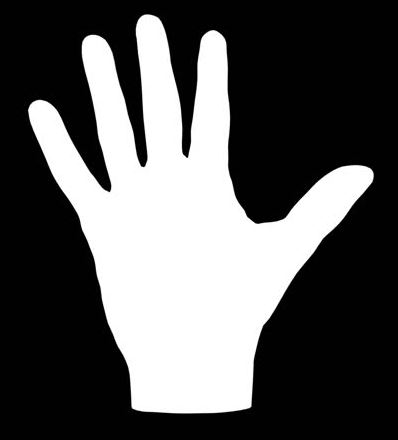
#> input picture hand.JPG, 398 x 440 px, given in place of the camera
$ python 'Código_Rodríguez_Tabares.py'
#> lines starting #> are read from the running program, lines starting #| are printed output that depends on the picture; after the words box and inside, x2 and y2 are one past the last pixel; in counts of white or black regions, pixels touching at a corner belong together
from math import atan2

import cv2 as cv
import numpy as np

LOW_RESOLUTION_WEBCAM = True


def main():
    """Main function of the program."""

    # Capture the video from the default camera
    default_camera = 0
    captured_video = cv.VideoCapture(default_camera)

    # Initialization of the background subtractor
    background_subtractor = cv.createBackgroundSubtractorMOG2(detectShadows=True)

    if not captured_video.isOpened():
        print("Error: Unable to open file")
        exit(0)

    # Top-left and bottom-right points of the region of interest rectangle:

    if LOW_RESOLUTION_WEBCAM:
        # Low resolution webcam
        region_of_interest_point1 = (330, 10)
        region_of_interest_point2 = (630, 310)
    else:
        # Medium resolution webcam
        region_of_interest_point1 = (800, 30)
        region_of_interest_point2 = (1250, 530)

    # Constant tuple with the two learning rates for the background subtractor
    learning_rates = (0.3, 0)

    # Initialization of the current learning rate
    current_learning_rate = learning_rates[0]

    # Boolean that stores if the user wants to count the raised fingers or not
    count_hand_fingers = True

    # Boolean that stores if the user wants to detect hand gestures or not
    detect_hand_gestures = True

    # Boolean that stores if the user wants to draw with the index finger or not
    index_finger_drawing = False

    # List that stores the trace of the current stroke of the drawing
    current_stroke = list()

    # List that stores the entire drawing
    current_drawing = list()

    # Boolean that stores if the user wants to see the help info or not
    show_help = True

    while True:
        # Read the data from the captured video
        success, captured_frame = captured_video.read()
#> captured_frame is the input picture: shape (440, 398, 3); min 0, max 255, mean 88.5
        if not success:
            print("Error: Unable to get data")
            exit(0)

        # Window showing the mirrored captured video and the region of interest marked
        #  with a blue rectangle
        captured_frame = cv.flip(captured_frame, 1)
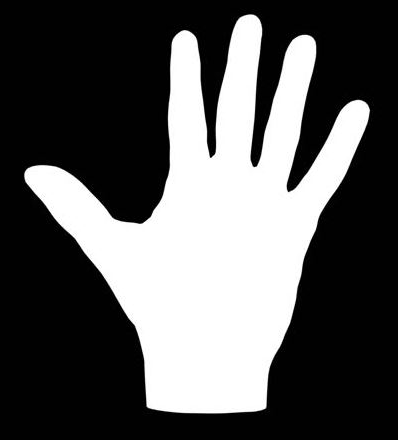
#> captured_frame: shape (440, 398, 3); min 0, max 255, mean 88.5
        cv.rectangle(
            captured_frame,
            region_of_interest_point1,
            region_of_interest_point2,
            color=(255, 0, 0),
        )
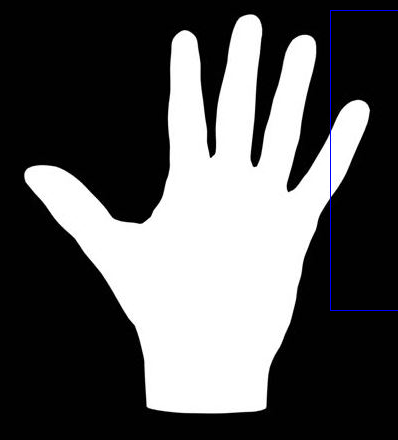
#> captured_frame: shape (440, 398, 3); 0.25% of pixels changed, all inside (x1, y1, x2, y2) = (330, 10, 398, 311)
        cv.imshow("WebCam", captured_frame)

        # Window showing the region of interest only
        region_of_interest = captured_frame[
            region_of_interest_point1[1] : region_of_interest_point2[1],
            region_of_interest_point1[0] : region_of_interest_point2[0],
            :,
        ].copy()
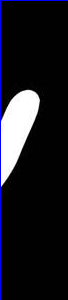
#> region_of_interest: shape (300, 68, 3); mean B, G, R 31.5, 27, 27
        # cv.imshow('Region of Interest', region_of_interest)

        # Window showing the background subtraction applied
        foreground_mask = background_subtractor.apply(
            region_of_interest,
            None,
            current_learning_rate,
        )
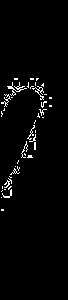
#> foreground_mask: shape (300, 68); values 127 (black) and 255 (white), 2.5% white in thin lines or dots, all inside (x1, y1, x2, y2) = (1, 78, 52, 211)
        # cv.imshow('Foreground Mask', foreground_mask)

        # Window showing the gray threshold applied
        success, black_and_white = cv.threshold(
            foreground_mask,
            200,
            255,
            cv.THRESH_BINARY,
        )
        cv.imshow("Black and White", black_and_white)

        # Window showing the hand contour
        contours = cv.findContours(
            black_and_white,
            cv.RETR_EXTERNAL,
            cv.CHAIN_APPROX_SIMPLE,
        )[0]
#> contours = 41 contours, 40 with area under 20; largest, box (x1, y1, x2, y2) and area: (7, 82, 27, 96) 30
        contour_window = region_of_interest.copy()

        if len(contours) > 0 and current_learning_rate != learning_rates[0]:
            hand_contour = get_largest_contour(contours)
            cv.drawContours(
                contour_window,
                hand_contour,
                contourIdx=-1,
                color=(0, 255, 0),
                thickness=3,
            )
        else:
            hand_contour = None

        cv.imshow("Contour", contour_window)

        # Window showing the hand's convex hull
        convex_hull_window = region_of_interest.copy()

        if hand_contour is not None:
            hand_convex_hull = cv.convexHull(hand_contour)
            cv.drawContours(
                convex_hull_window,
                [hand_convex_hull],
                contourIdx=0,
                color=(255, 0, 0),
                thickness=3,
            )
        else:
            hand_convex_hull = None

        cv.imshow("Convex Hull", convex_hull_window)

        # Window showing the fingers' convexity defects
        convexity_defects_window = region_of_interest.copy()

        if hand_contour is not None:
            hand_convex_hull = cv.convexHull(
                hand_contour,
                clockwise=False,
                returnPoints=False,
            )
            temp_python_list = list(hand_convex_hull)
            temp_python_list.sort(reverse=True, key=lambda element: element[0])
            hand_convex_hull = np.array(temp_python_list)
            hand_convexity_defects = cv.convexityDefects(hand_contour, hand_convex_hull)
            finger_convexity_defects = list()

            if hand_convexity_defects is not None:
                for current_convexity_defect in range(len(hand_convexity_defects)):
                    (
                        start_index,
                        end_index,
                        far_index,
                        distance_to_convex_hull,
                    ) = hand_convexity_defects[current_convexity_defect][0]

                    start_point = tuple(hand_contour[start_index][0])
                    end_point = tuple(hand_contour[end_index][0])
                    far_point = tuple(hand_contour[far_index][0])

                    depth = distance_to_convex_hull / 256.0

                    if depth > 80.0:
                        # angle_of_current_convexity_defect = angle(
                        #     start_point,
                        #     end_point,
                        #     far_point,
                        # )
                        cv.line(
                            convexity_defects_window,
                            start_point,
                            end_point,
                            color=(255, 0, 0),
                            thickness=2,
                        )
                        cv.circle(
                            convexity_defects_window,
                            far_point,
                            radius=5,
                            color=(0, 0, 255),
                            thickness=-1,
                        )
                        finger_convexity_defects.append(
                            (start_point, end_point, far_point)
                        )

        else:
            hand_convex_hull = None
            hand_convexity_defects = None

        cv.imshow("Convexity Defects", convexity_defects_window)

        # Window showing the hand's bounding rectangle
        bounding_rectangle_window = region_of_interest.copy()

        if hand_contour is not None:
            hand_bounding_rectangle = cv.boundingRect(hand_contour)

            bounding_rectangle_point1 = (
                hand_bounding_rectangle[0],
                hand_bounding_rectangle[1],
            )
            bounding_rectangle_point2 = (
                hand_bounding_rectangle[0] + hand_bounding_rectangle[2],
                hand_bounding_rectangle[1] + hand_bounding_rectangle[3],
            )

            cv.rectangle(
                bounding_rectangle_window,
                bounding_rectangle_point1,
                bounding_rectangle_point2,
                color=(0, 0, 255),
                thickness=3,
            )
        else:
            hand_bounding_rectangle = None
            bounding_rectangle_point1 = None
            bounding_rectangle_point2 = None

        cv.imshow("Bounding Rectangle", bounding_rectangle_window)

        # Window showing the user side functionalities
        main_window = region_of_interest.copy()

        if hand_contour is not None:
            number_of_fingers = count_fingers(
                finger_convexity_defects,
                hand_bounding_rectangle,
            )

            if count_hand_fingers:
                main_window = print_fingers(number_of_fingers, main_window)

            if detect_hand_gestures:
                hand_gesture = detect_hand_gesture(
                    number_of_fingers,
                    finger_convexity_defects,
                    hand_bounding_rectangle,
                )
                main_window = print_gestures(hand_gesture, main_window)

            if index_finger_drawing:
                current_stroke = finger_drawing(current_stroke, hand_contour)

            main_window = print_stroke(current_stroke, main_window)

            for stroke in current_drawing:
                main_window = print_stroke(stroke, main_window)

        if show_help:
            main_window = print_help(main_window)

        if current_learning_rate == learning_rates[0]:
            main_window = print_learning(main_window)

        cv.imshow("Main Window", main_window)

        keyboard = cv.waitKey(1)

        # Key used for swapping between the two learning rates
        if keyboard & 0xFF == ord("s"):
            current_learning_rate = swap_learning_rate(
                current_learning_rate,
                learning_rates,
            )

        # Key used for swapping between counting the raised fingers or not
        if keyboard & 0xFF == ord("f"):
            count_hand_fingers = not count_hand_fingers

        # Key used for swapping between detecting hand gestures or not
        if keyboard & 0xFF == ord("g"):
            detect_hand_gestures = not detect_hand_gestures

        # Key used for swapping between drawing with the index finger or not
        if keyboard & 0xFF == ord("d"):
            index_finger_drawing = not index_finger_drawing

            if not index_finger_drawing:
                current_drawing.append(current_stroke[:])
                current_stroke.clear()

        # Key used for cleaning the last stroke
        if keyboard & 0xFF == ord("c"):
            current_drawing.pop()

        # Key used for cleaning the entire drawing
        if keyboard & 0xFF == ord("x"):
            current_drawing.clear()

        # Key used for swapping between showing the help info or not
        if keyboard & 0xFF == ord("h"):
            show_help = not show_help

        # Key used for finishing the program execution
        if keyboard & 0xFF == ord("q"):
            break

    captured_video.release()
    cv.destroyAllWindows()


# [175 lines left out: functions get_largest_contour, count_fingers, fingers_raised, detect_hand_gesture, angle, finger_drawing and 3 more, not called in this run]


def print_learning(window):
    """Function that prints a learning message in the given window."""

    if LOW_RESOLUTION_WEBCAM:
        # Low resolution webcam
        position = (10, 280)
    else:
        # Medium resolution webcam
        position = (10, 480)

    cv.putText(
        window,
        text="Learning...",
        org=position,
        fontFace=cv.FONT_HERSHEY_SIMPLEX,
        fontScale=1,
        color=(0, 0, 255),
        thickness=2,
        lineType=cv.LINE_AA,
    )

    return window


def print_help(window):
    """Function that prints the help info in the given window."""

    font_face = cv.FONT_HERSHEY_SIMPLEX
    font_scale = 0.7
    color = (0, 0, 255)
    thickness = 1
    line_type = cv.LINE_AA

    cv.putText(
        window,
        text="s: start/stop learning background",
        org=(10, 20),
        fontFace=font_face,
        fontScale=font_scale,
        color=color,
        thickness=thickness,
        lineType=line_type,
    )
    cv.putText(
        window,
        text="f: count number of fingers",
        org=(10, 40),
        fontFace=font_face,
        fontScale=font_scale,
        color=color,
        thickness=thickness,
        lineType=line_type,
    )
    cv.putText(
        window,
        text="g: detect hand gesture",
        org=(10, 60),
        fontFace=font_face,
        fontScale=font_scale,
        color=color,
        thickness=thickness,
        lineType=line_type,
    )
    cv.putText(
        window,
        text="d: draw with one finger",
        org=(10, 80),
        fontFace=font_face,
        fontScale=font_scale,
        color=color,
        thickness=thickness,
        lineType=line_type,
    )
    cv.putText(
        window,
        text="c: clean last stroke",
        org=(10, 100),
        fontFace=font_face,
        fontScale=font_scale,
        color=color,
        thickness=thickness,
        lineType=line_type,
    )
    cv.putText(
        window,
        text="x: clean drawing",
        org=(10, 120),
        fontFace=font_face,
        fontScale=font_scale,
        color=color,
        thickness=thickness,
        lineType=line_type,
    )
    cv.putText(
        window,
        text="h: show/hide help",
        org=(10, 140),
        fontFace=font_face,
        fontScale=font_scale,
        color=color,
        thickness=thickness,
        lineType=line_type,
    )
    cv.putText(
        window,
        text="q: quit program",
        org=(10, 160),
        fontFace=font_face,
        fontScale=font_scale,
        color=color,
        thickness=thickness,
        lineType=line_type,
    )

    return window


# [10 lines left out: function swap_learning_rate, not called in this run]


main()
#> in print_learning, `cv.putText( window, text="Learning...", org=position, fontFace=cv.FONT..`:
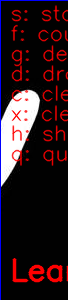
#> window: shape (300, 68, 3); mean B, G, R 29.8, 25.2, 44.3
#> (key x is pressed here)
